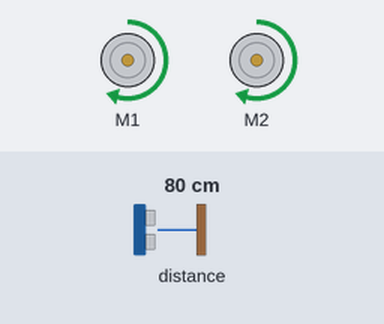
Simulated run of this program. Board: BBC micro:bit (MakeCode). Shown: 2 × DC motor (green arrow = forward, orange = backward, longer = faster). The test bench sets the inputs (shaded band); at power-on: distance to the obstacle 80 cm.

Above: at 1.2 s.
1.3 s: distance to the obstacle set to 11 cm
2.8 s: distance to the obstacle set to 8 cm
5.8 s: distance to the obstacle set to 18 cm
7.4 s: distance to the obstacle set to 2 cm
At 8.9 s:
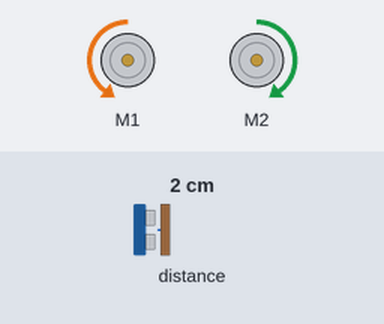
At 10.5 s:
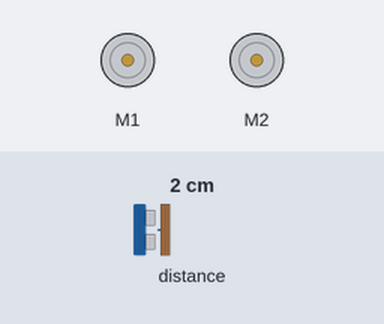
Timing chart, 0 to 11.4 s (numbered marks = the images above; inputs shaded):
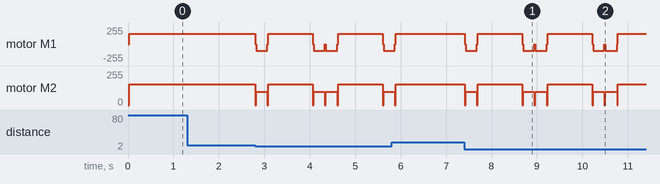

The program:

main.ts
```typescript
function girar90gradosizquierda2 () {
    maqueen.motorStop(maqueen.Motors.All)
    maqueen.motorRun(maqueen.Motors.M1, maqueen.Dir.CW, 100)
    maqueen.motorRun(maqueen.Motors.M2, maqueen.Dir.CCW, 100)
    basic.pause(260)
    maqueen.motorStop(maqueen.Motors.All)
}
function girar90gradosizquierda () {
    maqueen.motorStop(maqueen.Motors.All)
    maqueen.motorRun(maqueen.Motors.M1, maqueen.Dir.CCW, 100)
    maqueen.motorRun(maqueen.Motors.M2, maqueen.Dir.CW, 100)
    basic.pause(260)
    maqueen.motorStop(maqueen.Motors.All)
}
basic.forever(function () {
    if (maqueen.Ultrasonic(PingUnit.Centimeters) < 10) {
        maqueen.motorStop(maqueen.Motors.All)
        girar90gradosizquierda()
        maqueen.motorRun(maqueen.Motors.All, maqueen.Dir.CW, 155)
        basic.pause(1000)
        girar90gradosizquierda()
    } else {
        maqueen.motorRun(maqueen.Motors.All, maqueen.Dir.CW, 155)
    }
})
```

test.ts
```typescript
// aquí va el archivo "tests"; esto no se compilará cuando este paquete se utilice como una extensión.
```

Measured:
- after the input at 1.3 s, every drawn part: stays the same
